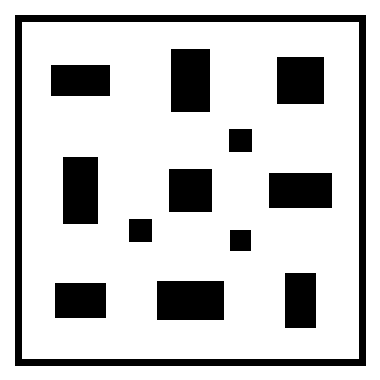
#> input picture src/robot_lab_maps/maps/nav_obstacle/maps/map.pgm, 380 x 380 px, found by its file name
$ python footprint_clearance.py ../../../../src/robot_lab_maps/maps/nav_obstacle/maps/map.pgm
#> lines starting #> are read from the running program, lines starting #| are printed output that depends on the picture; after the words box and inside, x2 and y2 are one past the last pixel; in counts of white or black regions, pixels touching at a corner belong together
"""Minimum distance from the car footprint to occupied map cells along a trace.

Run from the workspace root with mission reports whose .trace.json sits
beside them: python3 <this file> <report.json>...
"""
import json, math, sys
import numpy as np
from PIL import Image
from scipy.ndimage import distance_transform_edt

FP = {'ackermann_car': [(0.42, 0.17), (0.42, -0.17), (-0.10, -0.17), (-0.10, 0.17)],
      'anti_ackermann_car': [(0.42, 0.17), (0.42, -0.17), (-0.10, -0.17), (-0.10, 0.17)],
      'rear_steer_car': [(0.10, 0.17), (0.10, -0.17), (-0.42, -0.17), (-0.42, 0.17)]}
img = np.array(Image.open('src/robot_lab_maps/maps/nav_obstacle/maps/map.pgm'))
#> img is the input picture: shape (380, 380); values 0 (black) and 254 (white), 79.1% white; 13 black regions, largest, box (x1, y1, x2, y2) and area: (15, 15, 366, 366) 9632, (157, 281, 224, 320) 2613, (171, 49, 210, 112) 2457
occ = (255 - img) / 255.0 > 0.65
res, ox, oy = 0.05, -9.5, -9.5
dist = distance_transform_edt(~occ) * res
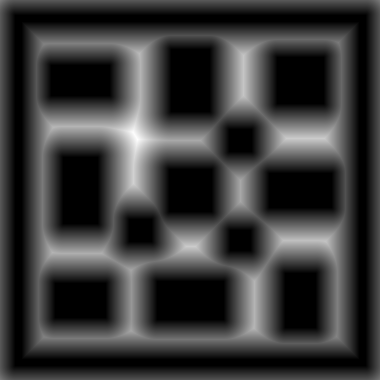
#> dist: shape (380, 380) float64; min 0, max 2.19, mean 0.502; drawn with min black and max white
H = img.shape[0]
#> H = 380
def d_at(x, y):
    c, r = int((x - ox) / res), H - 1 - int((y - oy) / res)
    return dist[r, c] if 0 <= r < H and 0 <= c < img.shape[1] else 0.0
for path in sys.argv[1:]:
#> (the run stopped early here; a loop or call above may not have finished)
